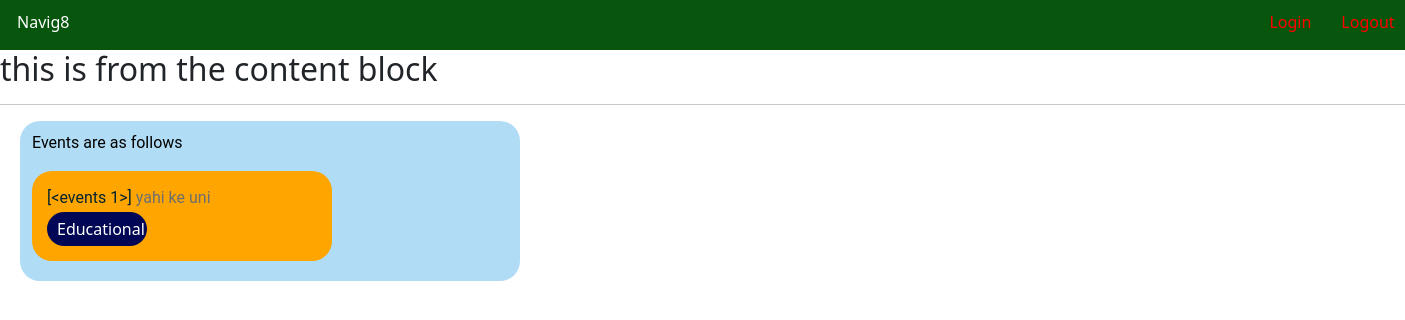
The page / on the database its author committed.
### app.py (models this page shows, shortened)
class events(db.Model):
    _id = db.Column(db.Integer, primary_key=True)
    evnt_title = db.Column(db.String, nullable=False)
    evnt_uni = db.Column(db.String, nullable=False)
    evnt_flair = db.Column(db.String, nullable=False)

### app.py (the view)
@app.route("/")
def home():
    all_events = events.query.all()
    if "user_name" in session:
        user_name = session["user_name"]
    else:
        user_name = None
    return render_template("home_page.html", events=all_events, name=user_name)

### templates/home_page.html (shortened to what this page needs)
{%extends "base.html"%}
{%block link %}     <link rel="icon" href=
<link rel="stylesheet" href="static/style.css">
<link href="https://cdn.jsdelivr.net/npm/bootstrap@5.3.3/dist/css/bootstrap.min.css" rel="stylesheet">
{%endblock%}
{%block user_login%}
<div class=" header">
    <div class="proj-title " >
        <p class="name-logo">Navig8</p>
    </div>
    <div class="logs">
        {% if "user_name" in session: %}
            <div style="color: black;">
                <a href="/login"> {{name}}</a>
            </div>
        {%else %}
            <div class="home-login">
                <a href="/login"> Login</a>
            </div>
        {%endif%}
    </div>
    <div>
        <a href="/logout"> Logout</a>
    </div>
</div>
{%endblock%}
{%block content%}
<h2> this is from the content block</h2>
<hr color="green">
<div class="events-tab">
    <p class="events-div-name">
        Events are as follows
    </p>
    {% for event in events %}
        <div class="event">
            <p class="event-title">{{ events }} <span class="uni-name">{{ event.evnt_uni }}</span></p>
            <div class="flair">
                {{ event.evnt_flair }}
            </div>
        </div>
    {% endfor %}
</div>
{%endblock%}

### static/style.css (style rules this page uses)
p { color:white; }
.header { background-color: rgb(8, 86, 14); display:flex; flex-direction: row; align-items: top; padding-top:5px; }
.name-logo { padding-left:5px; cursor:pointer; }
.logs { margin-left: 1200px; margin-right: 30px; padding: 0 ; }
a:link { color: red; text-decoration: none; }
.events-tab { max-width: 500px; background-color: rgba(86, 179, 234, 0.46); border-radius: 20px; margin-left: 20px; padding: 10px 12px; }
.events-div-name { color:black; font-family: Roboto , Arial; }
.event { max-width: 300px; background-color: orange; padding:15px; border-radius: 20px;; margin-bottom: 10px; cursor:pointer; }
.event-title { font-family: Roboto,Arial; font-size:medium; color:rgb(3, 35, 48); margin-bottom: 2px; }
.uni-name { color:rgb(110, 110, 110); font-size: medium; }
.flair { background-color: rgb(2, 7, 85); border-radius: 20px; color:rgb(255, 255, 255); width:100px; padding: 5px 10px; }

### rows shown on the page
events: events "[<events 1>]", evnt_uni "yahi ke uni", evnt_flair "Educational"
